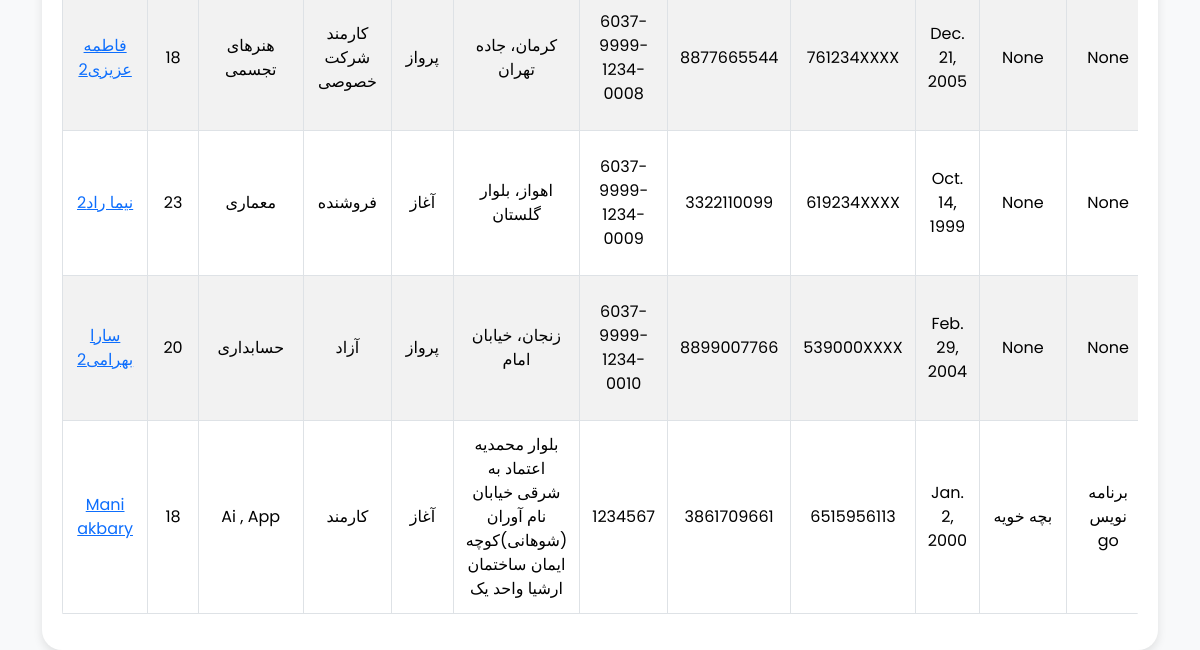
Before: /accounts/admin-panel/ (signed in, lower part) with the older database file.
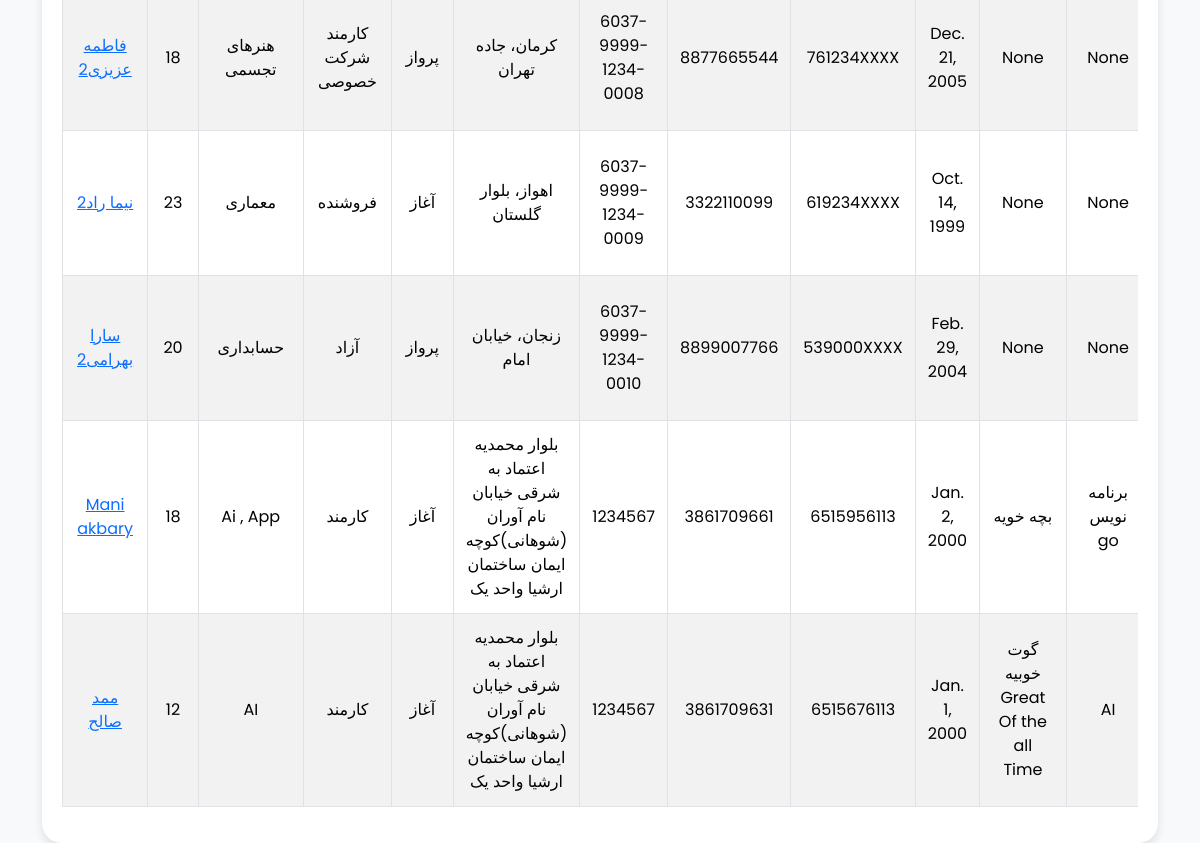
After: the same page with the newer database file.
### account/models.py (models this page shows, shortened)
class Student(models.Model):
    full_name = models.CharField(max_length=100, verbose_name="نام و نام خانوادگی")
    age = models.IntegerField(verbose_name="سن")
    major = models.CharField(max_length=100, verbose_name="رشته")
    father_job = models.CharField(max_length=100, verbose_name="شغل پدر")
    path = models.CharField(max_length=50, verbose_name="مسیر (آغاز/پرواز)")
    address = models.TextField(verbose_name="آدرس خانه")
    card_number = models.CharField(max_length=20, verbose_name="شماره کارت")
    national_code = models.CharField(max_length=10, verbose_name="کد ملی")
    postal_code = models.CharField(max_length=10, verbose_name="کد پستی")
    birth_date = models.DateField(verbose_name="تاریخ تولد")
    Description = models.TextField(verbose_name="توضیحات", null=True)
    skill = models.TextField(verbose_name="مهارت ها", null=True)
    email = models.EmailField(null=True, blank=True)

### account/views.py (the view)
# urls.py: path("admin-panel/", admin_dashboard, name="admin_dashboard"),
@user_passes_test(is_superuser)
def admin_dashboard(request):
    files = UploadedFile.objects.all()
    students = Student.objects.all()  # دریافت تمام دانش‌آموزان
    dynamic_columns = DynamicColumn.objects.all()  # دریافت ستون‌های دینامیک
    school_classes = SchoolClass.objects.all()
    context = {
        "total_users": CustomUser.objects.count(),
        "flight_students": CustomUser.objects.filter(user_type="flight_student").count(),
        "beginner_students": CustomUser.objects.filter(user_type="beginner_student").count(),
        "files": files,  # اضافه کردن فایل‌ها به context
        "students": students,
        "dynamic_columns": dynamic_columns,  # ارسال ستون‌های دینامیک به تمپلیت
        "school_classes": school_classes,
    }
    return render(request, "admin_panel/dashboard.html", context)

### account/views.py (called while the page is built)
def is_superuser(user):
    return user.is_superuser

### templates/admin_panel/dashboard.html (shortened to what this page needs)
{% extends 'base/base.html' %}
{% load static %}
{% load custom_filters %}
{% block link %}
    <link href="https://cdn.jsdelivr.net/npm/bootstrap@5.3.2/dist/css/bootstrap.min.css" rel="stylesheet">
{% endblock %}
{% block body %}
    <div class="container mt-4">
        <div class="table-container">
            <div class="table-responsive">
                <table class="table table-striped table-hover">
                    <tbody>
                        {% for student in students %}
                            <tr>
                                <td><a href="{% url 'student_detail' student.id %}">{{ student.full_name }}</a></td>
                                <td>{{ student.age }}</td>
                                <td>{{ student.major }}</td>
                                <td>{{ student.father_job }}</td>
                                <td>{{ student.path }}</td>
                                <td>{{ student.address }}</td>
                                <td>{{ student.card_number }}</td>
                                <td>{{ student.national_code }}</td>
                                <td>{{ student.postal_code }}</td>
                                <td>{{ student.birth_date }}</td>
                                <td>{{ student.Description }}</td>
                                <td>{{ student.skill }}</td>
                            </tr>
                        {% endfor %}
                    </tbody>
                </table>
            </div>
        </div>
    </div>
{% endblock %}

Changed rows visible on the page:
added Student: full_name "ممد صالح", age "12", major "AI", father_job "کارمند", path "آغاز", address "بلوار محمدیه اعتماد به شرقی خیابان نام آوران (شوهانی)کوچه ایمان ساختمان ارشیا واحد یک", card_number "1234567", national_code "3861709631", postal_code "6515676113", birth_date "Jan. 1, 2000", Description "گوت خوبیه Great Of the all Time", skill "AI"
